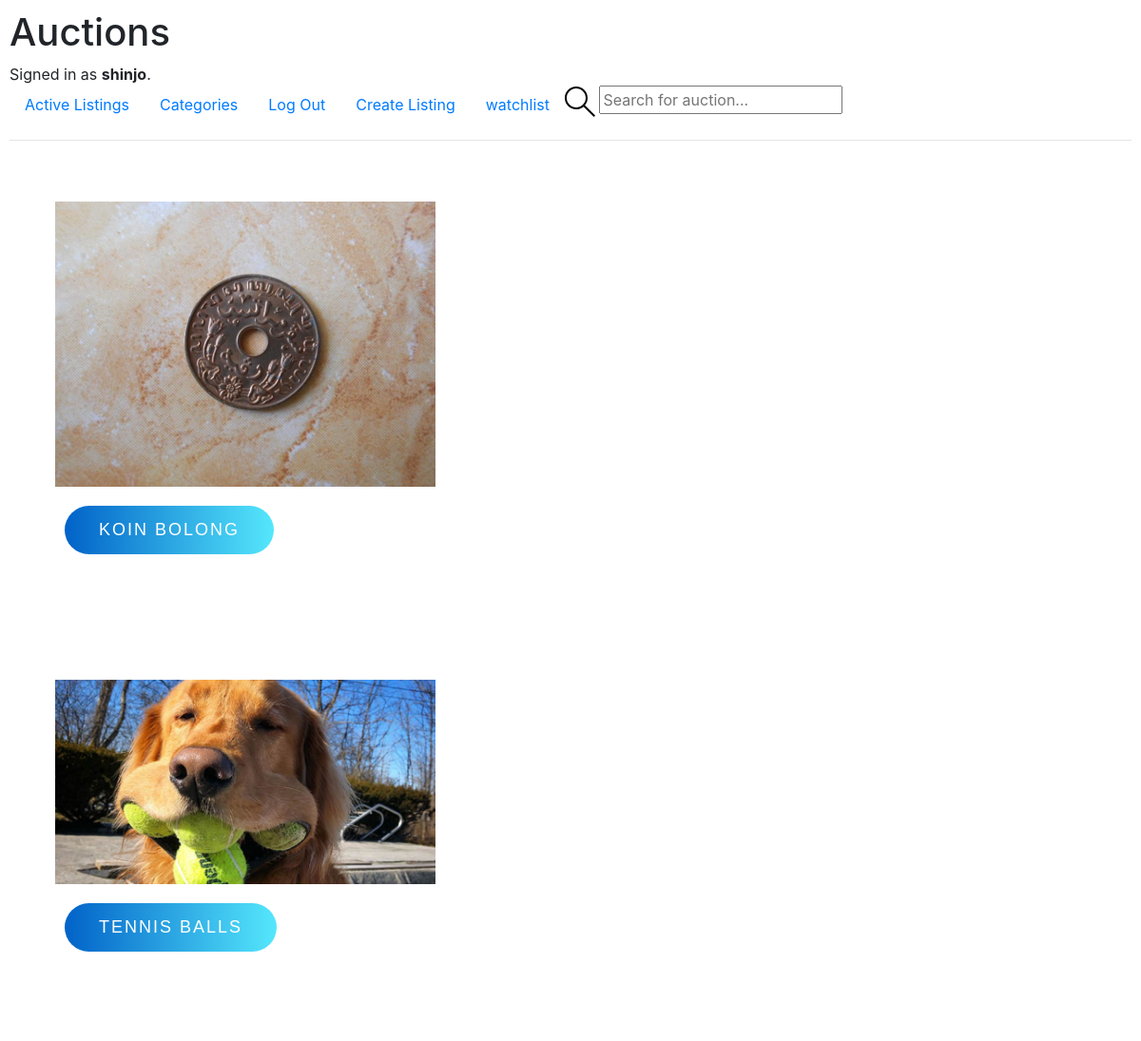
The app's page /myWatchlist (signed in) with its own data.
### auctions/models.py (models this page shows)
class User(AbstractUser):
     name = models.CharField(max_length=200, null=True)
     email = models.EmailField(null=True, unique=True)
     bio = models.TextField(null=True)
     watchlist = models.ManyToManyField('auction', blank=True)
     USERNAME_FIELD = 'email'
     REQUIRED_FIELDS = []

class auction(models.Model):
    host = models.ForeignKey(User, on_delete=models.CASCADE, null=True)
    category = models.ForeignKey(category, on_delete=models.SET_NULL, null=True)
    auction_name = models.CharField(max_length=200)
    images = models.ImageField(null=True, default="Clueless.png")
    description = models.TextField(null=True, blank=True)
    participants = models.ManyToManyField(User, related_name='participants', blank=True)
    initial_price = models.IntegerField()
    auction_status = models.BooleanField(default=True)
    updated = models.DateTimeField(auto_now=True)
    created = models.DateTimeField(auto_now_add=True)
    class Meta:
        ordering = ['-updated', '-created']
    def __str__(self):
        return self.auction_name

### auctions/views.py (the view)
# urls.py: path("myWatchlist", views.myWatchlist, name="myWatchlist"),
@login_required(login_url='login')
def myWatchlist(request):
    user = request.user
    user_watchlist = user.watchlist.all()
    context = {'user_watchlist': user_watchlist}
    return render(request, "auctions/myWatchlist.html", context)

### auctions/templates/auctions/myWatchlist.html
{% extends 'auctions/layout.html' %}
{% block body %}
{% for watchlist in user_watchlist %}
<div class="auction_image">
    <img class="auction_image_image"src="{{watchlist.images.url}}" />
    <p class="title">
        <a class="title_link" href="{% url 'auctionRoom' watchlist.id %}">{{watchlist}}</a>
    </p>
</div>
{% endfor %}
{% endblock %}

### auctions/templates/auctions/layout.html (shortened to what this page needs)
{% load static %}
<!DOCTYPE html>
<html lang="en">
    <head>
        <link rel="stylesheet" href="https://stackpath.bootstrapcdn.com/bootstrap/4.4.1/css/bootstrap.min.css">
        <link href="{% static 'auctions/styles.css' %}" rel="stylesheet">
    </head>
    <body>
        <h1>Auctions</h1>
        <div>
            {% if user.is_authenticated %}
                Signed in as <strong>{{ user.username }}</strong>.
            {% else %}
                Not signed in.
            {% endif %}
        </div>
        <ul class="nav">
            <li class="nav-item">
                <a class="nav-link" href="{% url 'index' %}">Active Listings</a>
            </li>
            <li class="nav-item">
                <a class="nav-link" href="{% url 'allCategory' %}">Categories</a>
            </li>
            {% if user.is_authenticated %}
                <li class="nav-item">
                    <a class="nav-link" href="{% url 'logout' %}">Log Out</a>
                </li>
                <li class="nav-item">
                    <a class="nav-link" href="{% url 'createListing' %}">Create Listing</a>
                </li>
                <li class="nav-item">
                    <a class="nav-link" href="{% url 'myWatchlist' %}">watchlist</a>
                </li>
            {% endif %}
            <form class="header__search" method="GET" action="{% url 'index' %}">
                <label>
                  <input name="q"  placeholder="Search for auction..." />
                </label>
              </form>
        </ul>
        <hr>
        {% block body %}
        {% endblock %}
    </body>
</html>

### static/auctions/styles.css (style rules this page uses)
body { padding: 10px; }
img { width: 30%; height: 10%; }
.title { font-family: Verdana, Geneva, Tahoma, sans-serif; padding: 10px; }
.watchlist_link, .title_link { position: relative; display: inline-block; padding: 12px 36px; margin: 10px 0; color: #fff; text-decoration: none; text-transform: uppercase; font-size: 18px; letter-spacing: 2px; border-radius: 40px; background: linear-gradient(90deg,#0162c8,#55e7fc); }
.auction_image { background:rgb(255, 255, 255); padding: 3rem; }
.auction_image_image { width: 400px; object-fit: cover; }

### records on screen
User: username "shinjo"
auction: images (picture), auction_name "KOIN BOLONG"
auction: images (picture), auction_name "TENNIS BALLS"
